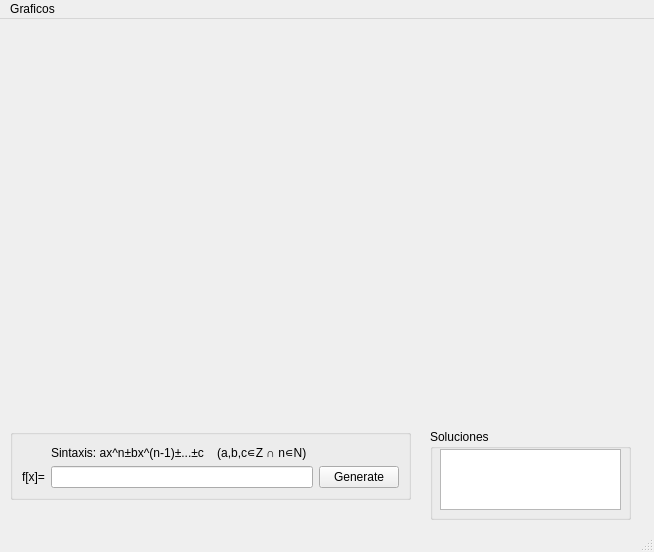
<?xml version="1.0" encoding="UTF-8"?>
<ui version="4.0">
 <class>Graficadora</class>
 <widget class="QMainWindow" name="Graficadora">
  <property name="geometry">
   <rect>
    <x>0</x>
    <y>0</y>
    <width>654</width>
    <height>552</height>
   </rect>
  </property>
  <property name="windowTitle">
   <string>Graficadora</string>
  </property>
  <widget class="QWidget" name="centralwidget">
   <widget class="QWidget" name="verticalLayoutWidget">
    <property name="geometry">
     <rect>
      <x>10</x>
      <y>10</y>
      <width>631</width>
      <height>391</height>
     </rect>
    </property>
    <layout class="QVBoxLayout" name="verticalLayout">
     <item>
      <widget class="QCustomPlot" name="customPlot" native="true">
       <property name="enabled">
        <bool>true</bool>
       </property>
      </widget>
     </item>
    </layout>
   </widget>
   <widget class="QGroupBox" name="groupBox">
    <property name="geometry">
     <rect>
      <x>10</x>
      <y>410</y>
      <width>401</width>
      <height>71</height>
     </rect>
    </property>
    <property name="title">
     <string notr="true"/>
    </property>
    <property name="flat">
     <bool>true</bool>
    </property>
    <property name="checkable">
     <bool>false</bool>
    </property>
    <layout class="QVBoxLayout" name="verticalLayout_2">
     <item>
      <layout class="QGridLayout" name="gridLayout">
       <item row="4" column="1">
        <widget class="QLineEdit" name="input">
         <property name="text">
          <string/>
         </property>
        </widget>
       </item>
       <item row="4" column="0">
        <widget class="QLabel" name="searchLabel">
         <property name="text">
          <string>f[x]=</string>
         </property>
         <property name="buddy">
          <cstring>input</cstring>
         </property>
        </widget>
       </item>
       <item row="4" column="2">
        <widget class="QPushButton" name="pushButton">
         <property name="text">
          <string>Generate</string>
         </property>
        </widget>
       </item>
       <item row="1" column="1">
        <widget class="QLabel" name="ejemplo">
         <property name="text">
          <string>Sintaxis: ax^n±bx^(n-1)±...±c    (a,b,c∊Z ∩ n∊N)</string>
         </property>
        </widget>
       </item>
      </layout>
     </item>
    </layout>
   </widget>
   <widget class="QGroupBox" name="groupBox_2">
    <property name="geometry">
     <rect>
      <x>430</x>
      <y>410</y>
      <width>201</width>
      <height>91</height>
     </rect>
    </property>
    <property name="title">
     <string>Soluciones</string>
    </property>
    <property name="flat">
     <bool>true</bool>
    </property>
    <widget class="QPlainTextEdit" name="Rsolu">
     <property name="geometry">
      <rect>
       <x>10</x>
       <y>20</y>
       <width>181</width>
       <height>61</height>
      </rect>
     </property>
     <property name="readOnly">
      <bool>true</bool>
     </property>
    </widget>
   </widget>
  </widget>
  <widget class="QStatusBar" name="statusbar"/>
  <widget class="QMenuBar" name="menubar">
   <property name="geometry">
    <rect>
     <x>0</x>
     <y>0</y>
     <width>654</width>
     <height>21</height>
    </rect>
   </property>
   <widget class="QMenu" name="menuGraficos">
    <property name="title">
     <string>Graficos</string>
    </property>
    <addaction name="actionSalir"/>
   </widget>
   <addaction name="menuGraficos"/>
  </widget>
  <action name="actionSalir">
   <property name="text">
    <string>Salir</string>
   </property>
  </action>
  <action name="actionNormal">
   <property name="text">
    <string>Normal</string>
   </property>
  </action>
  <action name="actionResize">
   <property name="text">
    <string>Resize</string>
   </property>
  </action>
 </widget>
 <customwidgets>
  <customwidget>
   <class>QCustomPlot</class>
   <extends>QWidget</extends>
   <header>qcustomplot.h</header>
   <container>1</container>
  </customwidget>
 </customwidgets>
 <resources/>
 <connections>
  <connection>
   <sender>actionSalir</sender>
   <signal>triggered()</signal>
   <receiver>Graficadora</receiver>
   <slot>close()</slot>
   <hints>
    <hint type="sourcelabel">
     <x>-1</x>
     <y>-1</y>
    </hint>
    <hint type="destinationlabel">
     <x>273</x>
     <y>264</y>
    </hint>
   </hints>
  </connection>
 </connections>
</ui>
